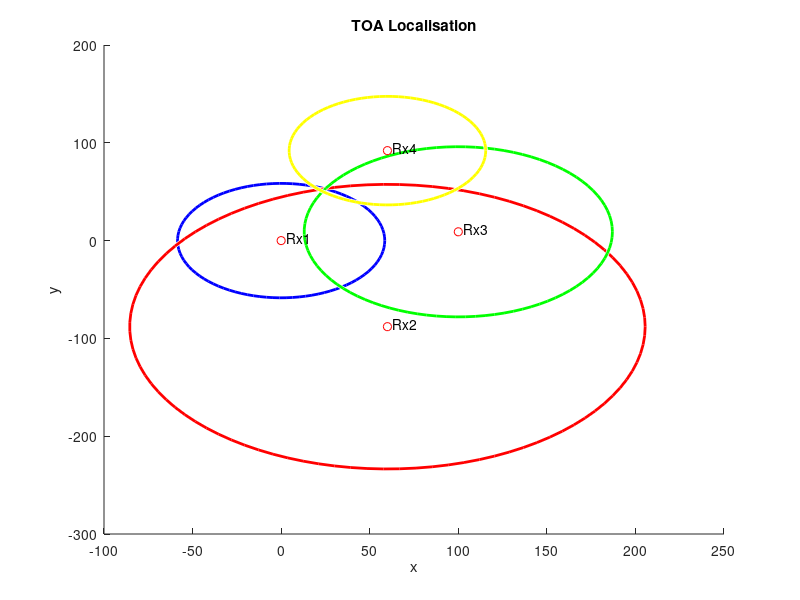

MATLAB code for this plot: (Note: this script raises an error after producing the figure.)
clear all;
clc;

Fc=2.4*10^9; %carrier frequency
Tcs=5*10^(-9); %symbol duration
N=4; %the number of Rx
noise_sigma2=5; %noise power/dB
c=3*10^(8); %propagation speed m/s
alpha=2; %path loss exponent
SNR=20; %dB
Ts=5*10^(-9); %sampling period /ns
r=[0 60 100 60; 0 -88 9 92; 0 0 0 0]; %locations of four receivers


%--------------------Time of arrival localisation--------------------------
%load time data
load('B_1_Rx1.mat');
load('B_1_Rx2.mat');
load('B_1_Rx3.mat');
load('B_1_Rx4.mat');
L=length(x1_Time); %the number of samples;

%transmission time instant
t0=20*Ts;

%association stage
for i=1:L
    x1_Time(i)=(norm(x1_Time(i)))^2;
    x2_Time(i)=(norm(x2_Time(i)))^2;
    x3_Time(i)=(norm(x3_Time(i)))^2;
    x4_Time(i)=(norm(x4_Time(i)))^2;
end

%find the receive time instant
for i=1:L
    if x1_Time(i)>20
        t1=i*Ts;
        break;
    end
end

for i=1:L
    if x2_Time(i)>20
        t2=i*Ts;
        break;
    end
end

for i=1:L
    if x3_Time(i)>20
        t3=i*Ts;
        break;
    end
end

for i=1:L
    if x4_Time(i)>20
        t4=i*Ts;
        break;
    end
end
        
d1=(t1-t0)*c;
d2=(t2-t0)*c;
d3=(t3-t0)*c;
d4=(t4-t0)*c;
d=[d2;d3;d4];

%metric fusion stage
b=zeros(N-1,1);
H=r(:,2:N)';
for i=1:N-1
    n(i)=(norm(H(i,:)))^2;
    b(i)=1/2*(n(i)-d(i)^2+d1^2);
end

rm=pinv(H)*b;

figure(1);

viscircles(r(1:2,1)',d1,'Color','b');
hold on;
viscircles(r(1:2,2)',d2,'Color','r');
hold on;
viscircles(r(1:2,3)',d3,'Color','g');
hold on;
viscircles(r(1:2,4)',d4,'Color','y');
hold on;
x=r(1,:);
y=r(2,:);
te={'Rx1','Rx2','Rx3','Rx4'};
plot(x,y,'ro');
text(x+3,y+3,te);
hold on;
xlabel('x');
ylabel('y');
title('TOA Localisation');

%--------------------------------------------------------------------------


%---------------Time difference of arrival localisation--------------------
%association stage
%mesure t1 t2 t3 t4 as above
t=[t1;t2;t3;t4];
D=zeros(N-1,1);
for i=1:N-1
    D(i)=abs((t(i+1)-t(1))*c);
end

%metric fusion stage

n=zeros(3,1);
D2=zeros(3,1);
H=H(:,1:2);
for i=1:N-1
    n(i)=(norm(H(i,:)))^2;  
    D2(i)=D(i)^2;
end

%estimate d1 firstly
HH=H*(inv(H'*H))^2*H';
syms d1
eqn=(transpose(1/2.*(n-D2-2.*d1.*D)))*HH*(1/2.*(n-D2-2.*d1.*D))==d1^2;
d=solve(eqn,d1);
d1=double(d(2));
%obtain the location of transmitter
b=1/2.*(n-D2-2.*d1.*D);
RM=pinv(H)*b;
for i=1:4
    D(i)=norm(RM-r(1:2,i));
end

figure(2);
h=fimplicit(@(x,y)hyperbola_fun(x,y,r(1:2,1),r(1:2,1+1),D(1)),[-200 200 -200 200]); 
set(h,'Color','r','LineWidth',2)
hold on;
h=fimplicit(@(x,y)hyperbola_fun(x,y,r(1:2,1),r(1:2,2+1),D(2)),[-200 200 -200 200]); 
set(h,'Color','y','LineWidth',2)
hold on;
h=fimplicit(@(x,y)hyperbola_fun(x,y,r(1:2,1),r(1:2,3+1),D(3)),[-200 200 -200 200]); 
set(h,'Color','g','LineWidth',2)
hold on;

x=r(1,:);
y=r(2,:);
te={'Rx1','Rx2','Rx3','Rx4'};
plot(x,y,'ro');
text(x+3,y+3,te);
hold on;
viscircles(r(1:2,1)',d1,'Color','b');
hold on;
xlabel('x');
ylabel('y');
title('TDOA Localisation');
%--------------------------------------------------------------------------




